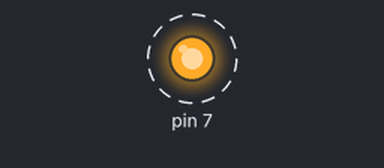
The sketch below on a simulated Arduino Uno, built with avr-gcc and run on an emulated ATmega328P. Parts: output pins drawn as LEDs (lit = HIGH). Dashed ring = blinking. At 2.0 s the program stops and its outputs stay as they are.

Above: at 1.05 s.
Timing chart, 0 to 3.5 s (numbered marks = the images above):
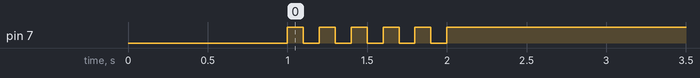

Measured:
- by itself, pin 7: alternates HIGH for 0.10 s and LOW for 0.10 s, 11 changes in all, then stays HIGH

The sketch:

05_practice_2.ino
```cpp
void setup()
{
  pinMode(7, OUTPUT);
  digitalWrite(7,0);
  delay(1000);
}

void loop()
{
  int i=0;
  while(i<5){ //5번 반복

  digitalWrite(7,1);
  delay(100);
  digitalWrite(7,0);
  delay(100); //한 세트에 0.2초. 5번 반복하면 1초.
  i++;
  }
  digitalWrite(7,1);
  while(1){ //꺼진채 마무리
    }
}
```
